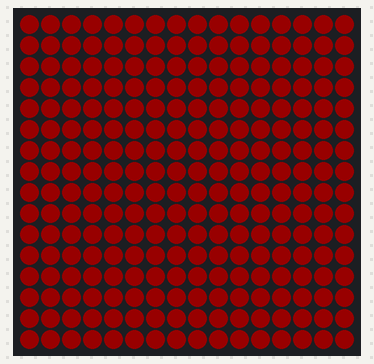
Recording of a sketch running on a simulated Arduino Uno, built with avr-gcc and run on an emulated ATmega328P. Parts: 16×16 RGB LED matrix (first LED top left, wired row by row). Dim RGB values are drawn brighter than linear; random numbers use the default seed unless the sketch sets one.

Above: at 0.59 s.
At 7.23 s:
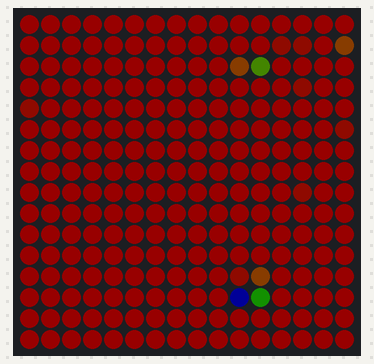
At 13.42 s:
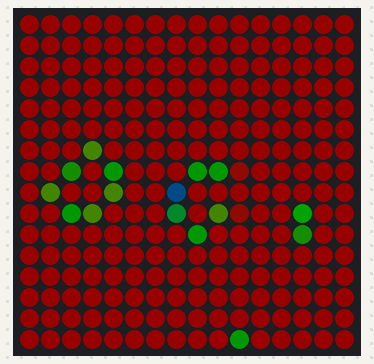
At 20.05 s:
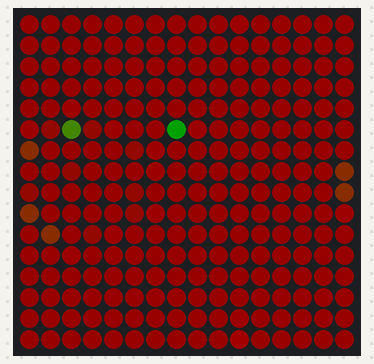
At 29.78 s:
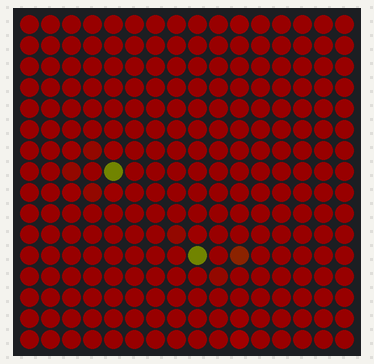
At 39.51 s:
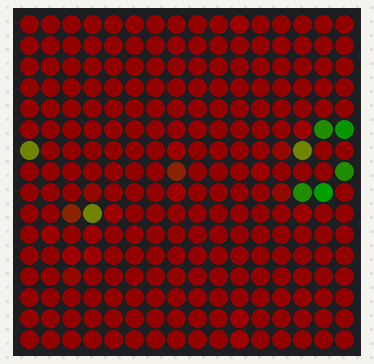

Measured:
- what the display in image 0 shows lasts 0.4 s, from 0.4 s to 0.8 s

The sketch:

gameOfLife.ino
```cpp
#include <Adafruit_GFX.h>
#include <Adafruit_NeoMatrix.h>
#include <Adafruit_NeoPixel.h>
#ifndef PSTR
 #define PSTR // Make Arduino Due happy
#endif

#define PIN 6
#define GRIDWIDTH 16
#define GRIDHEIGHT 16

Adafruit_NeoMatrix matrix = Adafruit_NeoMatrix(8, 8, 2, 2, PIN,
  NEO_MATRIX_BOTTOM  + NEO_MATRIX_LEFT +
  NEO_TILE_BOTTOM    + NEO_TILE_LEFT +
  NEO_MATRIX_COLUMNS + NEO_MATRIX_PROGRESSIVE +
  NEO_TILE_COLUMNS   + NEO_TILE_ZIGZAG,
  NEO_GRB            + NEO_KHZ800);

uint32_t brightWheel(byte WheelPos, byte bri);

//const uint16_t colors[] = {
//  matrix.Color(255, 0, 0), matrix.Color(0, 255, 0), matrix.Color(0, 0, 255) };

uint8_t cells[GRIDHEIGHT][GRIDWIDTH];

int calcNeighbors(uint8_t arr[][GRIDWIDTH], int x, int y) {
  int sum = 0;
  for( int i = x - 1; i <= x + 1; i++) {
    for( int j = y - 1; j <= y + 1; j++) {
      int index, jndex;
      if (i < 0) {
        index = GRIDWIDTH - 1;
      } else if (i == GRIDWIDTH) {
        index = 0;
      } else {
        index = i;
      }
      if (j < 0) {
        jndex = GRIDHEIGHT - 1;
      } else if (j == GRIDHEIGHT) {
        jndex = 0;
      } else {
        jndex = j;
      }
      if (arr[index][jndex] > 0){
        sum += 1;
      }
    }
  }
  if (arr[x][y] > 0) {
    sum -= 1;
  }
  return sum;
}

void deepCopy(uint8_t fromArr[][GRIDWIDTH], uint8_t toArr[][GRIDWIDTH]) {
  for (int i = 0; i < GRIDWIDTH; i++) {
    for (int j = 0; j < GRIDHEIGHT; j++) {
      toArr[i][j] = fromArr[i][j];
    }
  }
}

void setup() {
  randomSeed(analogRead(0));
  matrix.begin();
  //matrix.setTextWrap(false);
  //matrix.setBrightness(40);
  //matrix.setTextColor(colors[0]);
  matrix.fillScreen(0);
  for (int i = 0; i < GRIDWIDTH; i++) {
    for (int j = 0; j < GRIDHEIGHT; j++) {
      if ( random(100) < 0 ) {
        cells[i][j] = 1;
      } else {
        cells[i][j] = 0;
      }
    }
  }
}

int x    = matrix.width();
int pass = 0;

void loop() {
  uint8_t newcells[GRIDHEIGHT][GRIDWIDTH];

  //delay(10);
  for (int16_t i = 0; i < 16; i++) {
    for (int16_t j = 0; j < 16; j++) {
      int neighbors = calcNeighbors(cells, i, j);
      //println( neighbors );
      if (cells[i][j] > 0) {
        if (neighbors < 2) {
          newcells[i][j] = 0;
        } else if ( (2 == neighbors) || (3 == neighbors)) {
        //if ( (2 == neighbors) || (3 == neighbors) || (4 == neighbors)) {
          newcells[i][j] = (cells[i][j] + 1) % 256;
        } else if ( neighbors > 3 ) {
          newcells[i][j] = 0;
        }
      } else if (cells[i][j] == 0) {
        //if ((1 == neighbors) || (2 == neighbors)  || (3 == neighbors)) {
        //if ((2 == neighbors)  || (3 == neighbors)) {
        if ((3 == neighbors)) {
          newcells[i][j] = 1;
        }
      }
      byte bri = 100;
      if (0 < cells[i][j]) {
        bri = 120;
      }

      matrix.drawPixel(i, j, brightWheel( (cells[i][j] * 12 - pass/16) % 256, bri));
      //matrix.drawPixel(i, j, brightWheel( (pass) % 256, bri));
    }
  }
  //matrix.drawPixel(tx, ty, matrix.Color(tcr, tcg, tcb));
  //matrix.fillScreen(matrix.Color(tcr, tcg, tcb));
  matrix.show();
  deepCopy(newcells, cells);
  if ( random(100) < 10 ) {
    uint8_t xBegin = random(GRIDWIDTH);
    uint8_t yBegin = random(GRIDWIDTH);
    for( int i = xBegin; i < xBegin + 3; i++) {
      for( int j = yBegin; j < yBegin + 3; j++) {
        if (random(100) < 80) {
          cells[i%GRIDWIDTH][j%GRIDHEIGHT] += 1;
        }
      }
    }
  }
  delay(100);
  pass++;
}

// Input a value 0 to 255 to get a color value.
// The colours are a transition r - g - b - back to r.
uint32_t brightWheel(byte WheelPos, byte bri) {
  WheelPos = 255 - WheelPos;
  if(WheelPos < 85) {
   return matrix.Color(bri*(255 - WheelPos * 3)/256, 0, bri*WheelPos * 3/256);
  } else if(WheelPos < 170) {
    WheelPos -= 85;
   return matrix.Color(0, bri*WheelPos * 3/256, bri*(255 - WheelPos * 3)/256);
  } else {
   WheelPos -= 170;
   return matrix.Color(bri*WheelPos * 3/256, bri*(255 - WheelPos * 3)/256, 0);
  }
}
```
